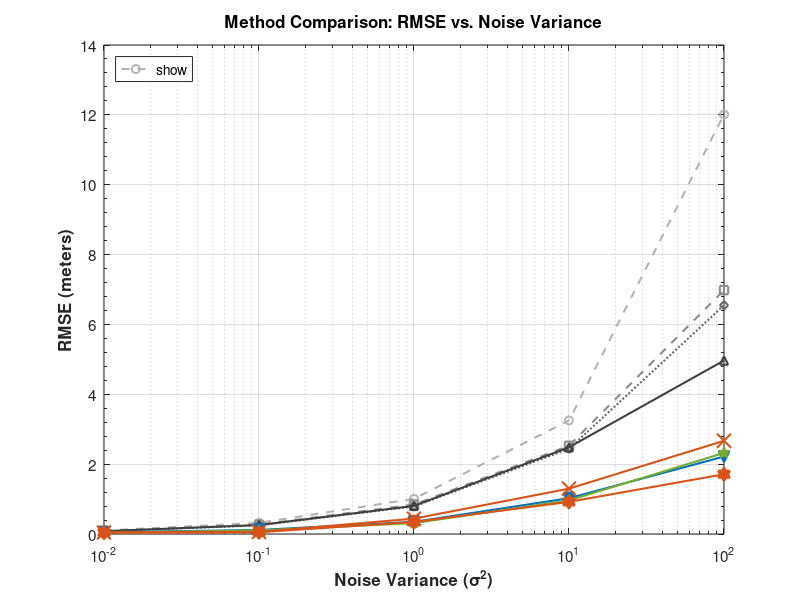
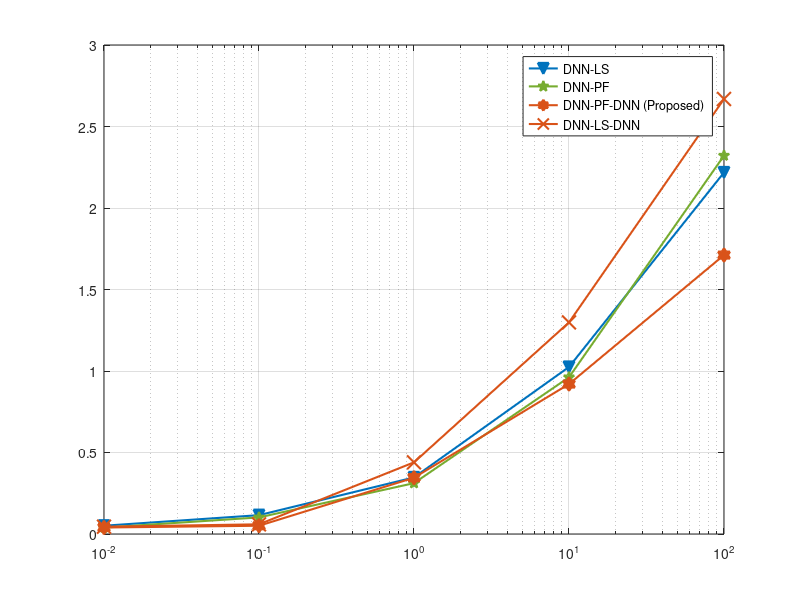

These figures' MATLAB source, in order:
noisevar = [0.01 0.1 1 10 100];
rmse = struct(); % 'sturct' -> 'struct' 오타 수정
rmse.LS = [0.0997
    0.3193
    1.0076
    3.252
    12.015
    ];
rmse.LKF = [0.0842
    0.2681
    0.8423
    2.5257
    6.9834
    ];
rmse.LKFdecayQ = [0.0782
    0.249
    0.7908
    2.4368
    6.5487
    ];
rmse.PF = [0.0803
    0.2562
    0.8052
    2.4826
    4.9665
    ];

rmse.DNN_LS = [0.0507
    0.1156
    0.3470
    1.0247
    2.2180
    ];

rmse.DNN_PF = [0.0392
    0.1018
    0.3119
    0.9616
    2.3213
    ];

rmse.DNN_PF_DNN = [0.0398
    0.0507
    0.3453
    0.9199
    1.7112
    ];

rmse.DNN_LS_DNN = [ 0.04469
    0.05944
    0.43969
    1.29814
    2.66879 ];

figure;

% 1. 전통적인 방법(Non-DNN)은 무채색(회색 계열) 및 얇은 선으로 시각적 대비를 낮춤
semilogx(noisevar, rmse.LS, 'o--', 'Color', [0.7 0.7 0.7], 'LineWidth', 1.5, 'MarkerSize', 6, 'DisplayName', 'LS');
hold on;
semilogx(noisevar, rmse.LKF, 's--', 'Color', [0.55 0.55 0.55], 'LineWidth', 1.5, 'MarkerSize', 6, 'DisplayName', 'LKF');
semilogx(noisevar, rmse.LKFdecayQ, 'd:', 'Color', [0.4 0.4 0.4], 'LineWidth', 1.5, 'MarkerSize', 6, 'DisplayName', 'LKF (decay Q)');
semilogx(noisevar, rmse.PF, '^-', 'Color', [0.25 0.25 0.25], 'LineWidth', 1.5, 'MarkerSize', 6, 'DisplayName', 'PF');

% 2. DNN 기반 방법들은 강렬한 색상, 얇은 선, 안이 채워진 큰 마커로 눈에 띄게 강조
semilogx(noisevar, rmse.DNN_LS, 'v-', 'Color', [0 0.4470 0.7410], 'LineWidth', 1.5, 'MarkerSize', 8, 'MarkerFaceColor', [0 0.4470 0.7410], 'DisplayName', 'DNN-LS');
semilogx(noisevar, rmse.DNN_PF, 'p-', 'Color', [0.4660 0.6740 0.1880], 'LineWidth', 1.5, 'MarkerSize', 8, 'MarkerFaceColor', [0.4660 0.6740 0.1880], 'DisplayName', 'DNN-PF');
semilogx(noisevar, rmse.DNN_PF_DNN, 'h-', 'Color', [0.8500 0.3250 0.0980], 'LineWidth', 1.5, 'MarkerSize', 10, 'MarkerFaceColor', [0.8500 0.3250 0.0980], 'DisplayName', 'DNN-PF-DNN ');
semilogx(noisevar, rmse.DNN_LS_DNN, 'x-', 'Color', [0.8500 0.3250 0.0980], 'LineWidth', 1.5, 'MarkerSize', 10, 'MarkerFaceColor', [0.8500 0.3250 0.0980], 'DisplayName', 'DNN-LS-DNN ');
hold off;

% 그래프 가독성을 높이기 위한 설정
title('Method Comparison: RMSE vs. Noise Variance', 'FontSize', 16, 'FontWeight', 'bold');
xlabel('Noise Variance (\sigma^2)', 'FontSize', 12, 'FontWeight', 'bold');
ylabel('RMSE (meters)', 'FontSize', 12, 'FontWeight', 'bold');
legend('show', 'Location', 'northwest', 'FontSize', 11);
grid on;
set(gca, 'FontSize', 11, 'XMinorTick', 'on', 'YMinorTick', 'on');

figure;
semilogx(noisevar, rmse.DNN_LS, 'v-', 'Color', [0 0.4470 0.7410], 'LineWidth', 1.5, 'MarkerSize', 8, 'MarkerFaceColor', [0 0.4470 0.7410], 'DisplayName', 'DNN-LS');
hold on;
semilogx(noisevar, rmse.DNN_PF, 'p-', 'Color', [0.4660 0.6740 0.1880], 'LineWidth', 1.5, 'MarkerSize', 8, 'MarkerFaceColor', [0.4660 0.6740 0.1880], 'DisplayName', 'DNN-PF');
semilogx(noisevar, rmse.DNN_PF_DNN, 'h-', 'Color', [0.8500 0.3250 0.0980], 'LineWidth', 1.5, 'MarkerSize', 10, 'MarkerFaceColor', [0.8500 0.3250 0.0980], 'DisplayName', 'DNN-PF-DNN (Proposed)');
semilogx(noisevar, rmse.DNN_LS_DNN, 'x-', 'Color', [0.8500 0.3250 0.0980], 'LineWidth', 1.5, 'MarkerSize', 10, 'MarkerFaceColor', [0.8500 0.3250 0.0980], 'DisplayName', 'DNN-LS-DNN ');
hold off;
legend();
grid on;
